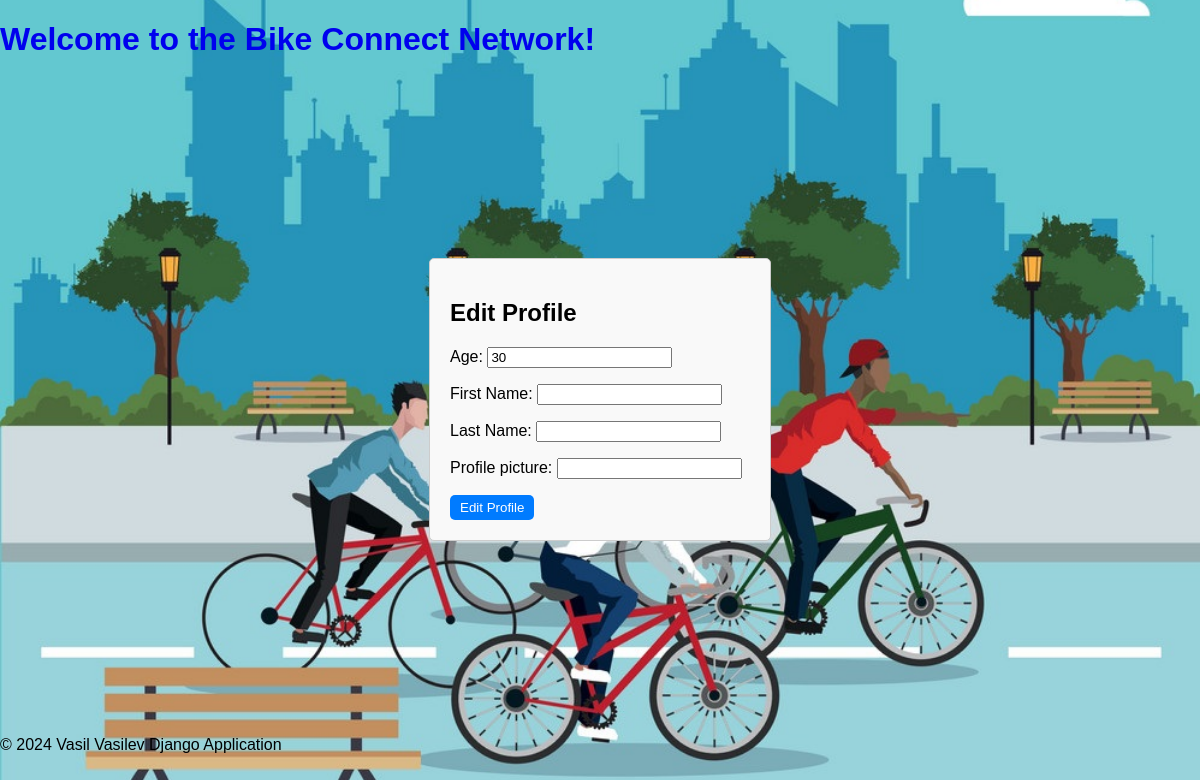
/profile/5/edit/ (signed in), run on an earlier commit of the app's database.
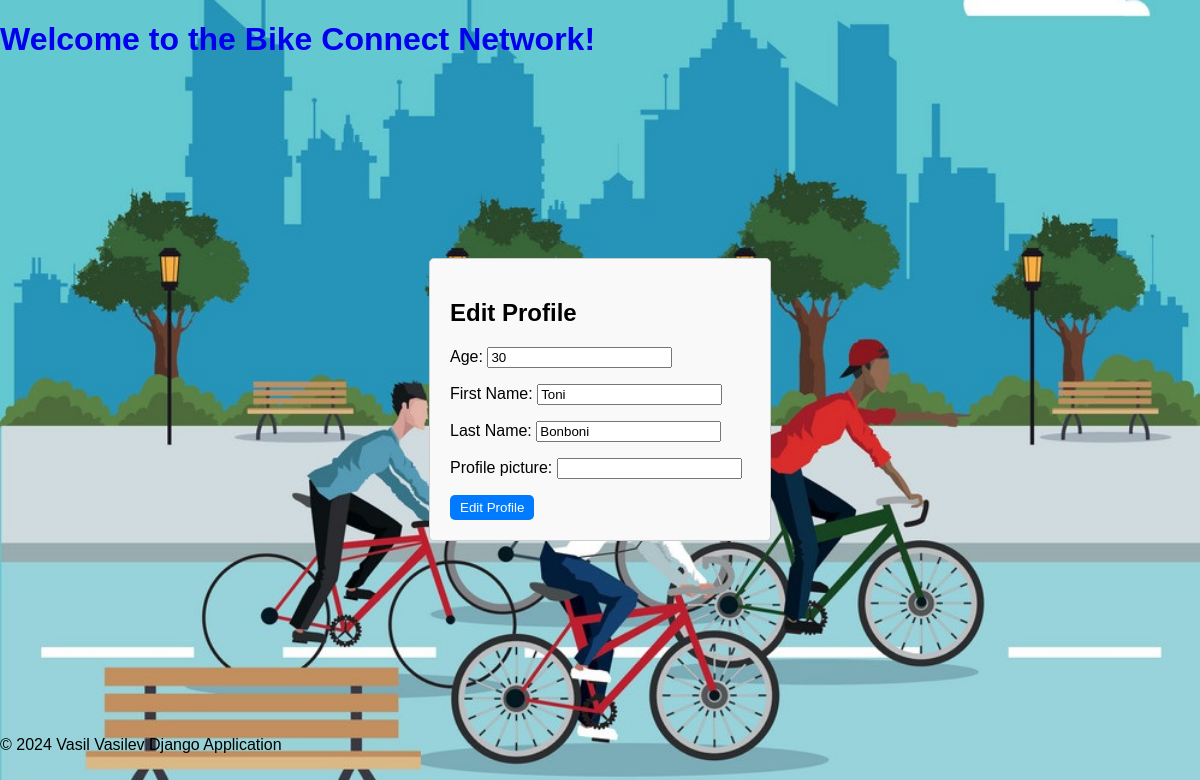
And on a later commit of the database.
### bike_connect_network/profiles/models.py (models this page shows)
class Profile(models.Model):
    USER_FIRST_NAME_MAX_LENGTH = 50
    USER_LAST_NAME_MAX_LENGTH = 50
    first_name = models.CharField(
        max_length=USER_FIRST_NAME_MAX_LENGTH,
        blank=False,
        null=False,
    )
    last_name = models.CharField(
        max_length=USER_LAST_NAME_MAX_LENGTH,
        blank=True,
        null=True,
    )
    age = PositiveIntegerField(
        blank=False,
        null=False,
    )
    profile_picture = models.URLField(
        blank=True,
        null=True,
    )
    user = models.OneToOneField(
        ProfileUser,
        primary_key=True,
        on_delete=models.CASCADE,
        related_name="profile"
    )

### bike_connect_network/profiles/views.py (the view, shortened to what this page needs)
# urls.py: path("edit/", EditUserView.as_view(), name="edit_user"),
class EditUserView(auth_mixins.LoginRequiredMixin, views.UpdateView):
    model = Profile
    form_class = ProfileEditForm
    template_name = "profile/profile_edit.html"
    context_object_name = 'user'
    def get_object(self, queryset=None):
        pk = self.kwargs.get('pk')
        obj = Profile.objects.get(pk=pk)
        return obj

### bike_connect_network/profiles/forms.py
class ProfileEditForm(forms.ModelForm):
    class Meta:
        model = Profile
        fields = ['age', 'first_name', 'last_name', 'profile_picture']
        labels = {
            'first_name': 'First Name',
            'last_name': 'Last Name',
        }

### templates/profile/profile_edit.html (shortened to what this page needs)
{% extends "base.html" %}
{% load static %}
{% block main_content %}
    <section id="register-page" class="content auth">
        <div class="container">
            <form class="form" action="{% url 'edit_user' pk=user.pk %}" method="post">
                <h1>Edit Profile</h1>
                {{ form.as_p }}
                <button type="submit" class="button-link">Edit Profile</button>
            </form>
        </div>
    </section>
{% endblock %}

What changed in the data, as far as the page shows it:
changed Profile: first_name (not shown) → "Toni"; last_name (not shown) → "Bonboni"
